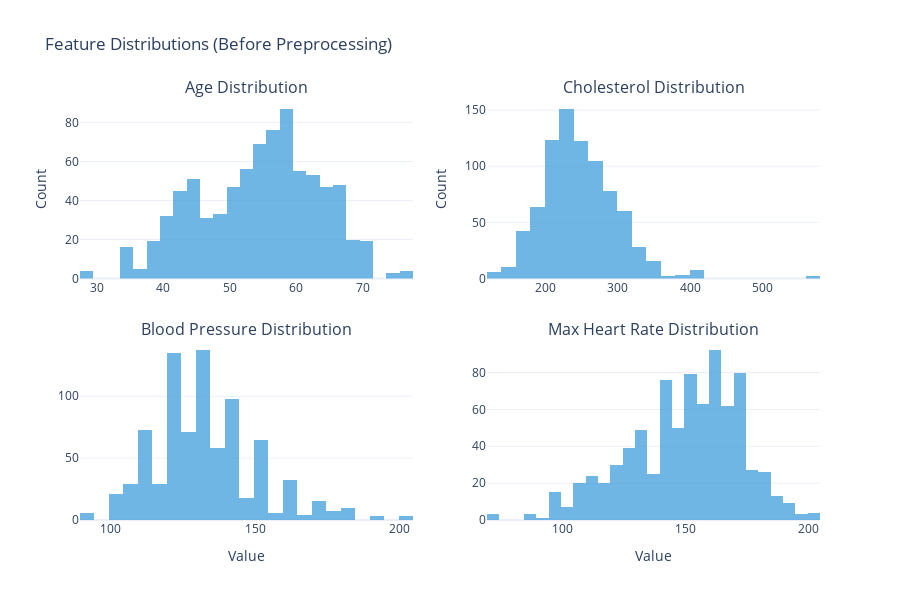

The cell this chart's notebook holds for it:
### Code cell
# Cell 4: Data Preprocessing Pipeline
print("Implementing Data Preprocessing Pipeline...")

# Prepare features and target
X = df.drop(columns=['target', 'risk_level', 'risk_label'])
y = df['risk_level']

# Identify feature types
categorical_cols = ['sex', 'cp', 'fbs', 'restecg', 'exang', 'slope', 'ca', 'thal']
numerical_cols = [col for col in X.columns if col not in categorical_cols]

print(f"Numerical Features ({len(numerical_cols)}): {numerical_cols}")
print(f"Categorical Features ({len(categorical_cols)}): {categorical_cols}")

# Create preprocessing pipelines
num_pipeline = Pipeline([
    ('imputer', SimpleImputer(strategy='median')),
    ('scaler', StandardScaler())
])

cat_pipeline = Pipeline([
    ('imputer', SimpleImputer(strategy='most_frequent')),
    ('encoder', OneHotEncoder(handle_unknown='ignore', sparse_output=False))
])

# Column transformer
preprocessor = ColumnTransformer([
    ('num', num_pipeline, numerical_cols),
    ('cat', cat_pipeline, categorical_cols)
])

# Train-test split with stratification
X_train, X_test, y_train, y_test = train_test_split(
    X, y, test_size=0.2, random_state=42, stratify=y
)

print(f"\nDataset Split:")
print(f"Training set: {X_train.shape} samples")
print(f"Testing set: {X_test.shape} samples")
print(f"Training target distribution:\n{y_train.value_counts()}")
print(f"Testing target distribution:\n{y_test.value_counts()}")

# Apply preprocessing
print("\nApplying preprocessing...")
X_train_processed = preprocessor.fit_transform(X_train)
X_test_processed = preprocessor.transform(X_test)

# Get feature names
cat_features = preprocessor.named_transformers_['cat'].named_steps['encoder'].get_feature_names_out(categorical_cols)
all_features = list(numerical_cols) + list(cat_features)

print(f"\nProcessed Feature Shape: {X_train_processed.shape}")
print(f"Number of features after encoding: {len(all_features)}")

# Visualize preprocessing effects
fig = make_subplots(
    rows=2, cols=2,
    subplot_titles=['Age Distribution', 'Cholesterol Distribution',
                   'Blood Pressure Distribution', 'Max Heart Rate Distribution'],
    vertical_spacing=0.15,
    horizontal_spacing=0.1
)

# Plot original distributions
for idx, col in enumerate(['age', 'chol', 'trestbps', 'thalach']):
    row = idx // 2 + 1
    col_pos = idx % 2 + 1
    
    fig.add_trace(
        go.Histogram(
            x=X_train[col],
            name=f'Original {col}',
            opacity=0.7,
            marker_color='#3498db',
            nbinsx=30
        ),
        row=row, col=col_pos
    )

fig.update_layout(
    height=600,
    title_text="Feature Distributions (Before Preprocessing)",
    template="plotly_white",
    showlegend=False
)

fig.update_xaxes(title_text="Value", row=2, col=1)
fig.update_xaxes(title_text="Value", row=2, col=2)
fig.update_yaxes(title_text="Count", row=1, col=1)
fig.update_yaxes(title_text="Count", row=1, col=2)
fig.show()

print("Data preprocessing pipeline implemented")

### Figure 1 — Plotly figure (JSON) as saved in the notebook; plotly's stock layout.template omitted (floating-point values rounded to 4 significant figures; data arrays with more than 128 entries replaced by an {"elided": "..."} marker saying what was removed)
{"data": [{"marker": {"color": "#3498db"}, "name": "Original age", "nbinsx": 30, "opacity": 0.7, "type": "histogram", "x": {"elided": "820 int values"}, "xaxis": "x", "yaxis": "y"}, {"marker": {"color": "#3498db"}, "name": "Original chol", "nbinsx": 30, "opacity": 0.7, "type": "histogram", "x": {"elided": "820 int values"}, "xaxis": "x2", "yaxis": "y2"}, {"marker": {"color": "#3498db"}, "name": "Original trestbps", "nbinsx": 30, "opacity": 0.7, "type": "histogram", "x": {"elided": "820 int values"}, "xaxis": "x3", "yaxis": "y3"}, {"marker": {"color": "#3498db"}, "name": "Original thalach", "nbinsx": 30, "opacity": 0.7, "type": "histogram", "x": {"elided": "820 int values"}, "xaxis": "x4", "yaxis": "y4"}], "layout": {"annotations": [{"font": {"size": 16}, "showarrow": false, "text": "Age Distribution", "x": 0.225, "xanchor": "center", "xref": "paper", "y": 1, "yanchor": "bottom", "yref": "paper"}, {"font": {"size": 16}, "showarrow": false, "text": "Cholesterol Distribution", "x": 0.775, "xanchor": "center", "xref": "paper", "y": 1, "yanchor": "bottom", "yref": "paper"}, {"font": {"size": 16}, "showarrow": false, "text": "Blood Pressure Distribution", "x": 0.225, "xanchor": "center", "xref": "paper", "y": 0.425, "yanchor": "bottom", "yref": "paper"}, {"font": {"size": 16}, "showarrow": false, "text": "Max Heart Rate Distribution", "x": 0.775, "xanchor": "center", "xref": "paper", "y": 0.425, "yanchor": "bottom", "yref": "paper"}], "height": 600, "showlegend": false, "title": {"text": "Feature Distributions (Before Preprocessing)"}, "xaxis": {"anchor": "y", "domain": [0, 0.45]}, "xaxis2": {"anchor": "y2", "domain": [0.55, 1]}, "xaxis3": {"anchor": "y3", "domain": [0, 0.45], "title": {"text": "Value"}}, "xaxis4": {"anchor": "y4", "domain": [0.55, 1], "title": {"text": "Value"}}, "yaxis": {"anchor": "x", "domain": [0.575, 1], "title": {"text": "Count"}}, "yaxis2": {"anchor": "x2", "domain": [0.575, 1], "title": {"text": "Count"}}, "yaxis3": {"anchor": "x3", "domain": [0, 0.425]}, "yaxis4": {"anchor": "x4", "domain": [0, 0.425]}}}
